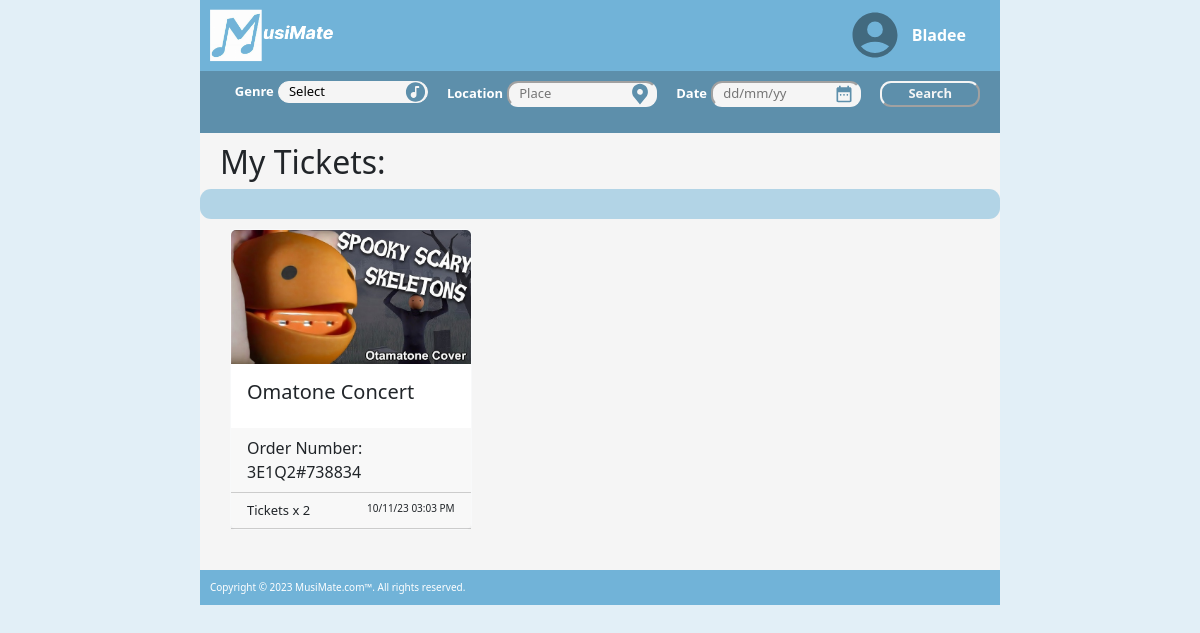
The app's page /tickets (signed in), older data.
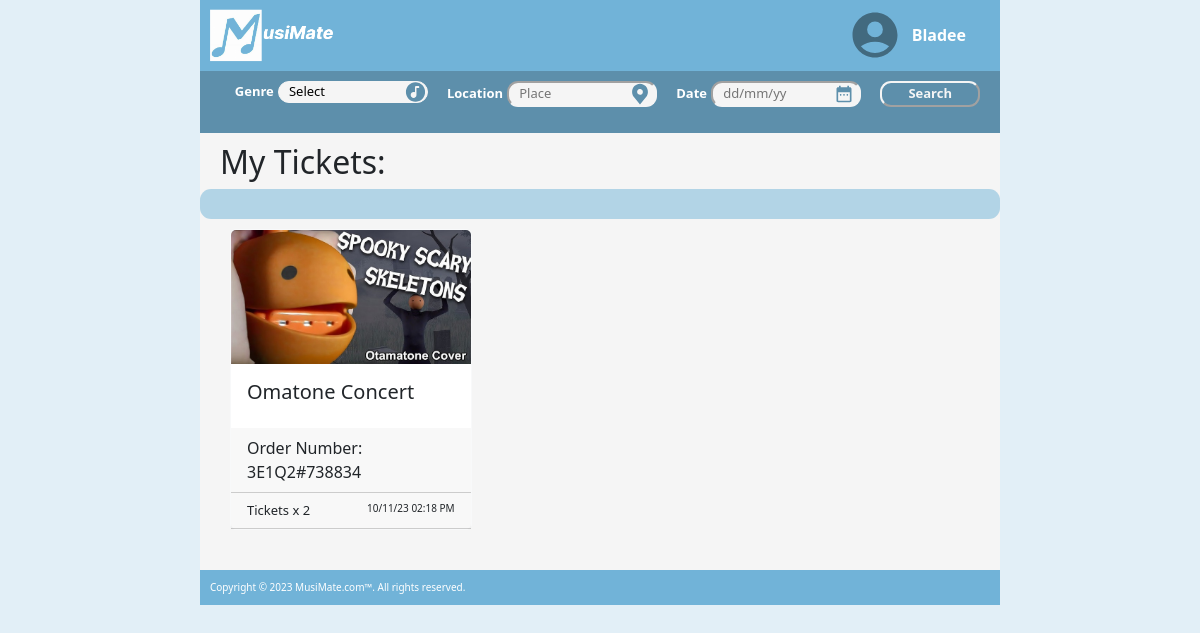
The same page, newer data.
### musimate/models.py (models this page shows, shortened)
class User(db.Model, UserMixin):
    __tablename__ = 'users' # good practice to specify table name
    id = db.Column(db.Integer, primary_key=True)
    name = db.Column(db.String(100), index=True, unique=True, nullable=False)
    email = db.Column(db.String(100), index=True, nullable=False)
    contact_number = db.Column(db.String(15), nullable=True)
    address = db.Column(db.String(255), nullable=True)
    password_hash = db.Column(db.String(255), nullable=False)
    events = db.relationship('Event', backref='user')
    comments = db.relationship('Comment', backref='user')
    orders = db.relationship("Order", backref='user')

class Order(db.Model):
    __tablename__ = 'orders'
    order_id = db.Column(db.Integer, primary_key = True)
    quantity = db.Column(db.Integer)
    booked_at = db.Column(db.DateTime, default = datetime.now())
    user_id = db.Column(db.Integer, db.ForeignKey("users.id"))
    event_id = db.Column(db.Integer, db.ForeignKey("events.id"))

class Event(db.Model):
    __tablename__ = 'events'
    id = db.Column(db.Integer, primary_key=True)
    status = db.Column(db.String(10), default='Open')
    name = db.Column(db.String(80))
    description = db.Column(db.String(200))
    genre = db.Column(db.String(40))
    location = db.Column(db.String(200))
    date = db.Column(db.DateTime)
    image = db.Column(db.String(400))
    quantity = db.Column(db.Integer)
    quantitySold = db.Column(db.Integer, default=0)
    price = db.Column(db.Float)
    user_id = db.Column(db.Integer, db.ForeignKey('users.id'))
    comments = db.relationship('Comment', backref='event')
    orders = db.relationship('Order', backref = 'event')

### musimate/views.py (the view)
@mainbp.route('/tickets')
@login_required
def tickets():
    tickets = db.session.scalars(
        db.select(Order).where(Order.user == current_user)).all()
    genres = db.session.scalars(db.select(Event.genre.distinct())).all()
    return render_template('tickets.html', tickets=tickets, num_tickets=len(tickets), genres=genres, selected_genre='Select')

### musimate/templates/tickets.html
{% extends 'base.html' %}
{% block content %}
<h2 style="margin-left: 20px; padding-top:10px">My Tickets:</h2>
<div class="break">
</div>
<div class="padding">
   <div class="row">
      {% if num_tickets == 0 %}
      <div class="d-flex p-4 justify-content-center">
         <h4>No Tickets</h4>
      </div>
      {% else %}
      <div class="card-group">
         {% for ticket in tickets %}
         <div class="col-lg-4 col-md-4 col-sm-6">
            <a href="{{ url_for('event.show', id=ticket.event.id) }}" style="text-decoration:none">
               <div class="card border-light" style="max-width: 20rem; ">
                  <img class="card-img-top" src="{{ ticket.event.image }}" alt="Card image" style="width:100%">
                  <div class="card-body">
                     <h5 class="card-title">{{ ticket.event.name }}</h5>
                  </div>
                  <div class="card-header d-flex justify-content-between">
                     <div style="font-size: medium;">
                        Order Number: {{ ticket.order_id}}E{{ ticket.event_id}}Q{{ ticket.quantity }}#{{ ticket.booked_at.toordinal() }}
                     </div>
                  </div>
                  <div class="card-header d-flex justify-content-between">
                     <div style="font-size: small;">
                        Tickets x {{ ticket.quantity }}
                     </div>
                     <div style="font-size:x-small">
                        {{ ticket.booked_at.strftime("%d/%m/%y %I:%M %p") }}
                     </div>
                  </div>
               </div>
            </a>
         </div>
         {% endfor %}
      </div>
      {% endif %}
   </div>
</div>
{% endblock %}

### musimate/templates/base.html (shortened to what this page needs)
<html>
<head>
   <link rel="stylesheet" href="{{ url_for('static', filename='styles/style.css') }}">
   <link rel="stylesheet" href="https://cdn.jsdelivr.net/npm/bootstrap@5.3.2/dist/css/bootstrap.min.css"
>
</head>
<body class="body">
   <div class="row">
      <div class="d-flex justify-content-center">
         <div class="col-sm-12 col-md-10 col-lg-8 align-self-center">
            <nav class="navbar">
               <div class="row" style="width: 100%">
                  <div class="col">
                     <a role="button" href="{{ url_for('main.index') }}">
                        <img id="logo" src="/static/image/Capture.PNG" alt="Logo" height="55" style="margin-left: 8px;">
                     </a>
                  </div>
                  <div class="col">
                     <div class="d-flex justify-content-end align-items-center">
                        <a data-bs-toggle="dropdown" aria-dropeffect="move">
                           <img src="/static/svg/user-4-fill.svg" alt="User Icon" class="userIcon">
                        </a>
                        {% if current_user.is_authenticated %}
                        <a class="login">{{current_user.name}}</a>
                        {% else %}
                        <a class="login" href="{{ url_for('auth.login') }}" role="button">Log In</a>
                        {% endif %}
                     </div>
                  </div>
               </div>
            </nav>
            <div class="searchBar">
               <form action="{{url_for('main.search')}}">
                  <div class="d-flex justify-content-between">
                     <div class="input-group" style="justify-content: center;">
                        <div>
                           <label for="Genre" style="color:white; font-size:small; font-weight: bold;">Genre </label>
                           <select class="searchInput" name="genre" id="Genre">
                              <option value="{{ selected_genre }}">{{ selected_genre }}</option>
                           </select>
                        </div>
                        <div>
                           <label for="Location"
                              style="color:white; font-size:small; font-weight: bold;">Location</label>
                           <input class="searchInput" type="text" name="location" id="Location" placeholder="Place"
                              value="{{ selected_location }}">
                        </div>
                        <div>
                           <label for="Date" style="color:white; font-size:small; font-weight: bold;">Date </label>
                           <input class="searchInput" type="text" name="date" id="Date" placeholder="dd/mm/yy"
                              value="{{ selected_date }}">
                        </div>
                        <div>
                           <div class="d-flex justify-content-center align-items-center" style=" height:100%">
                              <button class="searchSubmit" type="submit">Search</button>
                           </div>
                        </div>
                     </div>
               </form>
            </div>
         </div>
         <div class="main">
            {% block content %}
            {% endblock %}
         </div>
      </div>
   </div>
</body>
<footer>
   <div class="d-flex justify-content-center">
      <div class="col-sm-12 col-md-10 col-lg-8 align-self-center">
         <div class="footerBox">
            Copyright © {{ year }} MusiMate.com™. All rights reserved.
         </div>
      </div>
   </div>
</footer>
</html>

### musimate/static/styles/style.css (style rules this page uses)
.body { background-color: rgba(113, 179, 216, 0.20); }
.footerBox { background-color: rgba(113, 179, 216); font-size: x-small; color: white; padding: 10px; }
.break { background-color: rgba(113, 179, 216, 0.50); width: 100%; height: 30px; border-radius: 11px; margin-bottom: 10px; font-size: medium; font-weight: bold; padding-left: 10px; }
.padding { margin-left: 30px; margin-right: 30px; }
.login { color: white; margin: 10px; font-weight: bold; text-decoration: none; }
.navbar { background-color: rgb(113, 179, 216); width: 100%; height: fit-content; padding: 10px; }
.userIcon { width: 64px; padding-left: 10px; filter: invert(42%) sepia(19%) saturate(839%) hue-rotate(157deg) brightness(87%) contrast(94%); }
.searchBar { background-color: rgba(93, 143, 171); width: 100%; height: fit-content; padding-left: 10px; padding-right: 10px; padding-bottom: 5px; padding-top: 5px; }
.main { background-color: rgba(245, 245, 245); width: 100%; height: fit-content; padding-bottom: 30px; }
#Genre.searchInput, #genre.createEvent { background-image: url("../svg/genre.svg"); background-repeat: no-repeat; background-size: 23px 23px; background-position: right; }
#Genre.searchInput { appearance: none; }
#Date.searchInput { background-image: url("../svg/date.svg"); background-repeat: no-repeat; background-size: 30px 20px; background-position: right; }
#Location.searchInput, #location.createEvent { background-image: url("../svg/location.svg"); background-repeat: no-repeat; background-size: 30px 23px; background-position: right; }
.searchInput { border-radius: 11px; font-size: small; background-color: rgba(245, 245, 245); border-color: rgba(245, 245, 245); width: 150px; padding-left: 10px; padding-right: 30px; margin-right: 5px; margin-top: 5px; margin-bottom: 5px; }
.searchBar label { margin-left: 15px; }
.searchSubmit { color: rgba(245, 245, 245); border-radius: 11px; border-color: rgba(245, 245, 245); background-color: rgba(93, 143, 171); font-size: small; font-weight: bold; width: 100px; margin-left: 15px; }
a { text-decoration: none !important; }
.card { margin-bottom: 10px; margin-right: 5px; height: 100%; }

Row changes from the older to the newer data that the page shows:
changed Order "Omatone Concert": booked_at "10/11/23 03:03 PM" → "10/11/23 02:18 PM"
